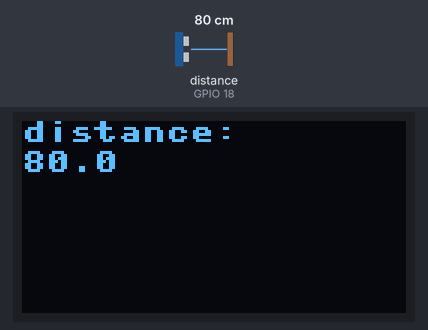
A program run on a simulated ESP32 board running MicroPython. Shown: 128×64 one-colour display. Inputs (shaded band) come from the test bench; at power-on: distance to the obstacle (sensor on GPIO 18) 80 cm. The echo pulse lasts 58.3 µs per cm.

Above: at 1.2 s.
1.3 s: distance to the obstacle (sensor on GPIO 18) set to 2 cm
At 2.2 s:
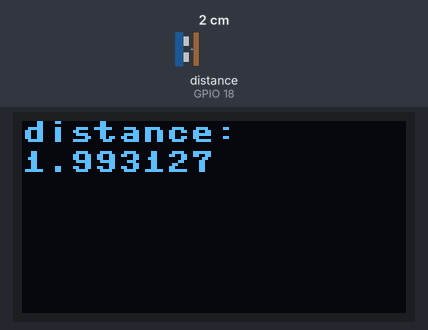
2.8 s: distance to the obstacle (sensor on GPIO 18) set to 4 cm
At 4.1 s:
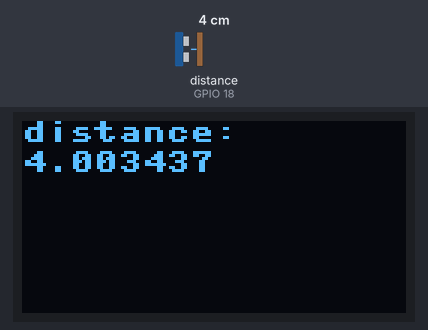
4.4 s: distance to the obstacle (sensor on GPIO 18) set to 9 cm
At 5.3 s:
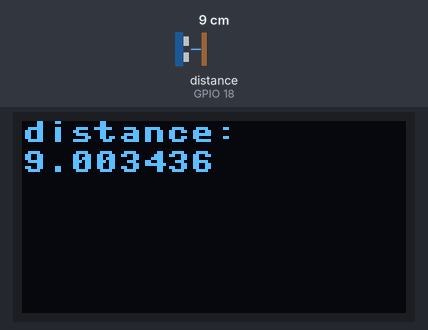
Timing chart, 0 to 7.4 s (numbered marks = the images above; inputs shaded):
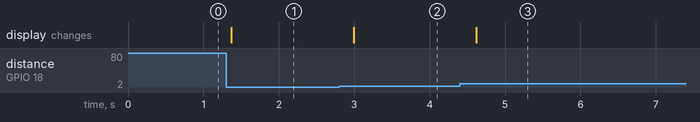

Measured:
- after the input at 1.3 s, the display: changes after 0.07 s (image 1)
- after the input at 2.8 s, the display: changes after 0.19 s (image 2)
- after the input at 4.4 s, the display: changes after 0.22 s (image 3)

The program:

dvo.py
```python
from hcsr04 import HCSR04
from machine import Pin, SoftI2C
import ssd1306
from time import sleep

sensor = HCSR04(trigger_pin=5, echo_pin=18, echo_timeout_us=10000)
i2c = SoftI2C(scl=Pin(22), sda=Pin(21))

oled_width = 128
oled_height = 64
oled = ssd1306.SSD1306_I2C(oled_width, oled_height, i2c)


while True:
    oled.fill(0)
    distance = sensor.distance_cm()
    oled.text(("distance:"),0 ,0)
    oled.text(str(distance),0 ,10)
    oled.show()
    sleep(0.3)
```
